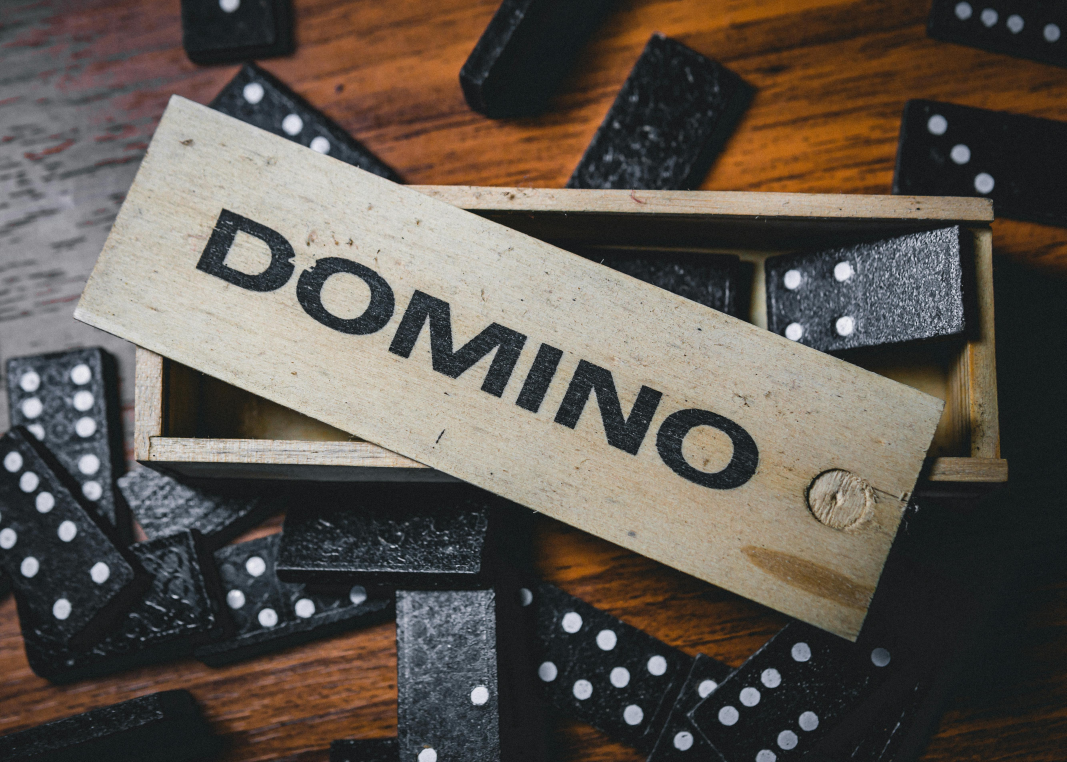
#> input picture Domino.jpg, 5333 x 3809 px (shown at 1/5 size)
$ python prac1_ans.py
#> lines starting #> are read from the running program, lines starting #| are printed output that depends on the picture
import cv2

# 讀取圖片
img = cv2.imread('../Domino.jpg')
#> img is the input picture: shape (3809, 5333, 3); mean B, G, R 79.5, 87, 94.4

# 轉換大小到 600x250
new_img = cv2.resize(img,(600,250))
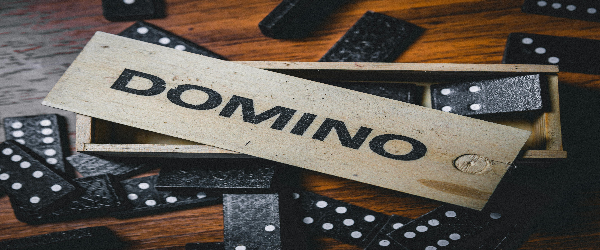
#> new_img: shape (250, 600, 3); mean B, G, R 79.4, 86.9, 94.3

# 顯示並儲存調整後的照片
cv2.imshow('domino',new_img)
cv2.imwrite('prac_new.jpg',new_img)

# 將調整後的照片轉為灰階
output = cv2.cvtColor(new_img, cv2.COLOR_BGR2GRAY)
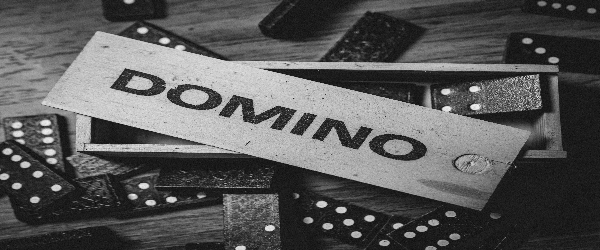
#> output: shape (250, 600); min 5, max 246, mean 88.2

# 設定視窗名稱與大小
cv2.namedWindow('gray', cv2.WINDOW_NORMAL)

# 顯示並儲存灰階照片
cv2.imshow('gray', output)
cv2.imwrite('prac_gray.jpg', output)

# 5秒後關閉視窗
cv2.waitKey(5000)
cv2.destroyAllWindows()
